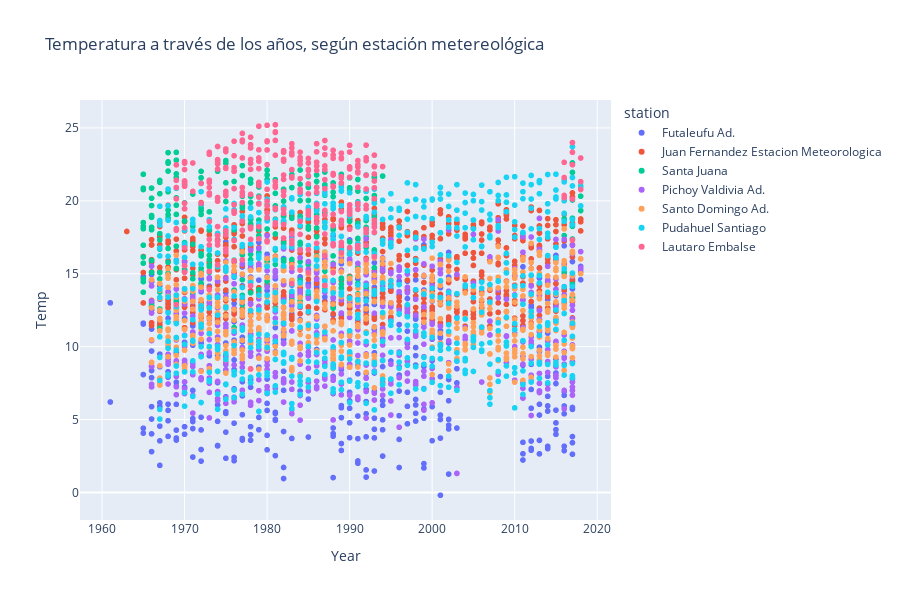

Notebook code cell kept with this figure:
### Markdown cell above
```
En la visualización del análisis univariado para las variables numéricas puede observarse que existe una disminución de la cantidad de datos que comienza a mediados de los años 90 y parece recuperarse luego del 2010. Además, se aprecia que los valores de temperaturas presentes en la base de datos distribuyen similar a una normal de un promedio cercano a 13. Con respecto a los valores de longitud, latitud y altura, se concentran en una cantidad limitada de valores, ya que dichos valores definen la ubicación geográfica de las estaciones metereológicas.
```

### Code cell
fig = px.scatter(
    data,
    x='Year',y='Temp',
    height=600,
    color='station',
    title="Temperatura a través de los años, según estación metereológica",
)
fig.show()

### Figure 1 — Plotly figure (JSON) as saved in the notebook; plotly's stock layout.template omitted (floating-point values rounded to 4 significant figures; data arrays with more than 128 entries replaced by an {"elided": "..."} marker saying what was removed)
{"data": [{"hovertemplate": "station=Futaleufu Ad.<br>Year=%{x}<br>Temp=%{y}<extra></extra>", "legendgroup": "Futaleufu Ad.", "marker": {"color": "#636efa", "symbol": "circle"}, "mode": "markers", "name": "Futaleufu Ad.", "showlegend": true, "type": "scattergl", "x": {"elided": "468 int values"}, "xaxis": "x", "y": {"elided": "468 float values"}, "yaxis": "y"}, {"hovertemplate": "station=Juan Fernandez Estacion Meteorologica<br>Year=%{x}<br>Temp=%{y}<extra></extra>", "legendgroup": "Juan Fernandez Estacion Meteorologica", "marker": {"color": "#EF553B", "symbol": "circle"}, "mode": "markers", "name": "Juan Fernandez Estacion Meteorologica", "showlegend": true, "type": "scattergl", "x": {"elided": "625 int values"}, "xaxis": "x", "y": {"elided": "625 float values"}, "yaxis": "y"}, {"hovertemplate": "station=Santa Juana<br>Year=%{x}<br>Temp=%{y}<extra></extra>", "legendgroup": "Santa Juana", "marker": {"color": "#00cc96", "symbol": "circle"}, "mode": "markers", "name": "Santa Juana", "showlegend": true, "type": "scattergl", "x": {"elided": "338 int values"}, "xaxis": "x", "y": {"elided": "338 float values"}, "yaxis": "y"}, {"hovertemplate": "station=Pichoy Valdivia Ad.<br>Year=%{x}<br>Temp=%{y}<extra></extra>", "legendgroup": "Pichoy Valdivia Ad.", "marker": {"color": "#ab63fa", "symbol": "circle"}, "mode": "markers", "name": "Pichoy Valdivia Ad.", "showlegend": true, "type": "scattergl", "x": {"elided": "529 int values"}, "xaxis": "x", "y": {"elided": "529 float values"}, "yaxis": "y"}, {"hovertemplate": "station=Santo Domingo Ad.<br>Year=%{x}<br>Temp=%{y}<extra></extra>", "legendgroup": "Santo Domingo Ad.", "marker": {"color": "#FFA15A", "symbol": "circle"}, "mode": "markers", "name": "Santo Domingo Ad.", "showlegend": true, "type": "scattergl", "x": {"elided": "528 int values"}, "xaxis": "x", "y": {"elided": "528 float values"}, "yaxis": "y"}, {"hovertemplate": "station=Pudahuel Santiago<br>Year=%{x}<br>Temp=%{y}<extra></extra>", "legendgroup": "Pudahuel Santiago", "marker": {"color": "#19d3f3", "symbol": "circle"}, "mode": "markers", "name": "Pudahuel Santiago", "showlegend": true, "type": "scattergl", "x": {"elided": "613 int values"}, "xaxis": "x", "y": {"elided": "613 float values"}, "yaxis": "y"}, {"hovertemplate": "station=Lautaro Embalse<br>Year=%{x}<br>Temp=%{y}<extra></extra>", "legendgroup": "Lautaro Embalse", "marker": {"color": "#FF6692", "symbol": "circle"}, "mode": "markers", "name": "Lautaro Embalse", "showlegend": true, "type": "scattergl", "x": {"elided": "286 int values"}, "xaxis": "x", "y": {"elided": "286 float values"}, "yaxis": "y"}], "layout": {"height": 600, "legend": {"title": {"text": "station"}, "tracegroupgap": 0}, "title": {"text": "Temperatura a través de los años, según estación metereológica"}, "xaxis": {"anchor": "y", "domain": [0, 1], "title": {"text": "Year"}}, "yaxis": {"anchor": "x", "domain": [0, 1], "title": {"text": "Temp"}}}}
